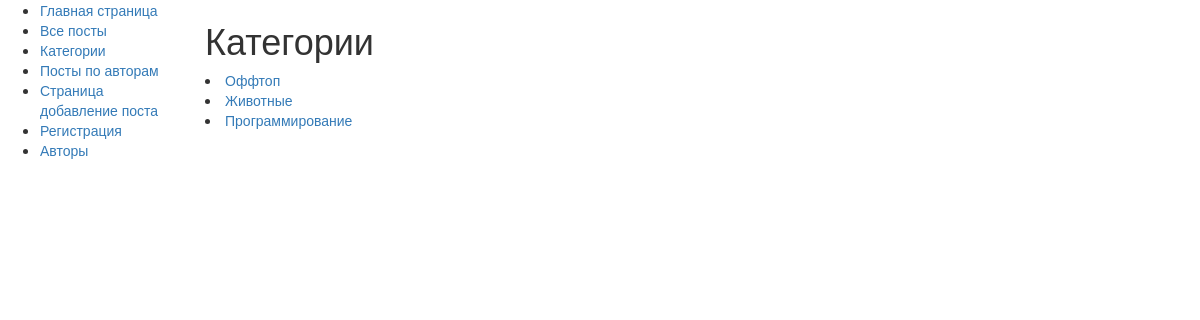
The app's page /posts/categories/ with its own data.
### posts/models.py (models this page shows, shortened)
class Category(models.Model):
    name = models.CharField(max_length=40)
    slug = models.CharField(max_length=40)

### posts/views.py (the view)
# urls.py: path('categories/', views.categories, name='categories'),
def categories(request):
    categories = Category.objects.all()
    return render(request, 'posts/categories.html', {"categories": categories})

### posts/templates/posts/categories.html
{% extends "posts/base.html" %}
{% block content%}
	<h1>Категории</h1>
	{% for category in categories %}
		<li><a href="{% url 'posts_by_categories' category.slug category.id %}">{{ category.name }}</a></li>
	{% endfor %}
{% endblock %}

### records on screen
Category: name "Оффтоп"
Category: name "Животные"
Category: name "Программирование"
